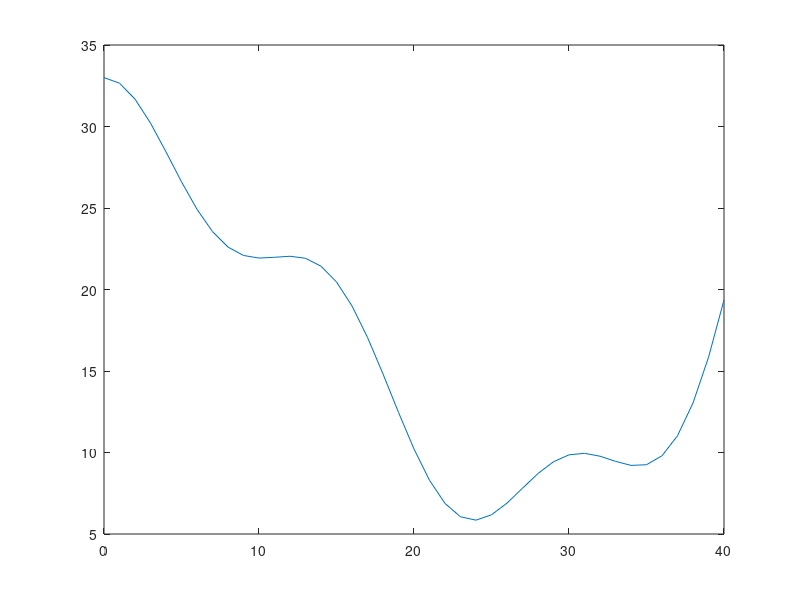

This figure's MATLAB source: (Note: this script raises an error after producing the figure.)
% Datos
g = 9.81;
m = 100;
del_t = .03;
t = del_t;
v0 = -40;

v = v0;
xn = 34;
x0 = xn;
xprima0 = 0;
yn = (x0.^3/500) - (3*x0.^2)/35 + 3*cos((2*3.141592*x0)/15) + 30;
y0 = yn;
mu = 1.5;
k = 2.5;
r0 = 1000000;
puntosfNormal=[0];
% Vía
x_via = 0:40;
y_via =(x_via.^3/500) - (3*x_via.^2)/35 + 3*cos((2*3.141592*x_via)/15) + 30;
plot(x_via,y_via);

while xn >= 0
    
    Ek = 0.5*m*v0.^2;
    Ep = m*g*(yn-y0);

    % Pre_velocidad
    syms x
    y = (x^3/500) - (3*x^2) / 35 + 3*cosd(2*pi*x/15) + 30;
    derivada = diff(y);
    dobledev= diff(y,'x',2);
    ang = double(atand(subs(derivada,x,xn)));

    rn = ((1+double(subs(derivada,x,xn)).^2).^3/2)/double(subs(dobledev,x,xn));
    fric = g*cos(ang)+(v0.^2/r0);
    fric = mu*sign(fric);

    if rn == 0
        rn = 100000000000;
    end

    % Desplazamiento
    xpriman = xprima0 + v * del_t;
    xn = x0 + (xpriman - xprima0).*cosd(ang);
    yn = (xn.^3/500) - (3.*xn.^2)/35 + 3.*cos((2*3.141592*xn)/15) + 30;

    % Velocidad
    raizArriba1 = (v0.^2*(1-((fric/r0)+(k/m))*(abs(xpriman-xprima0))));
    raizArriba2 = (2*g*(yn-y0))-(2*g*fric*(abs(xn-x0)));
    raizArriba = raizArriba1 - raizArriba2;
    raizAbajo = (1+((fric/rn)+(k/m))*(abs(xpriman-xprima0)));
    raizv = raizArriba/raizAbajo;

    
    if raizv > 0
        v = sign(v0)*sqrt(raizv);
        negpos=40;
    elseif raizv <= 0
        v = -v0;
        xpriman = xprima0;
        xn = x0;
        yn = y0;
        rn = r0;
        negpos=-40;
        

    end

    %FuerzaNormal
    fNormal= ((m*(v0^2)/r0)+(m*g*cosd(ang)))/100;

    %Friccion
    fFriccion=((mu*((m*(v0^2)/r0)+(m*g*cosd(ang))))/100000);
    
    %Normal
    elPeso=-(m*g*cosd(ang))/100;

    % Actualiza
    v0 = v;
    x0 = xn;
    xprima0 = xpriman;
    y0 = yn;
    r0 = rn;

    puntosfNormal=[puntosfNormal,fNormal];
    
    % Carrito y Energía
    hold on
    y = [Ep/1000,Ek/1000];
    carrito = plot(xn,yn,"db");
    Energia = bar(5,y,"stacked","red");
    lineaelPeso = quiver(xn,yn,0,elPeso);
    lineaFN = quiver(xn,yn,0,fNormal);
    lineaFr = quiver(xn,yn,negpos,fFriccion);
    drawnow
    pause(t/10)
    delete(lineaelPeso);
    delete(lineaFr);
    delete(lineaFN);
    delete(Energia);
    delete(carrito);
end
hold off;